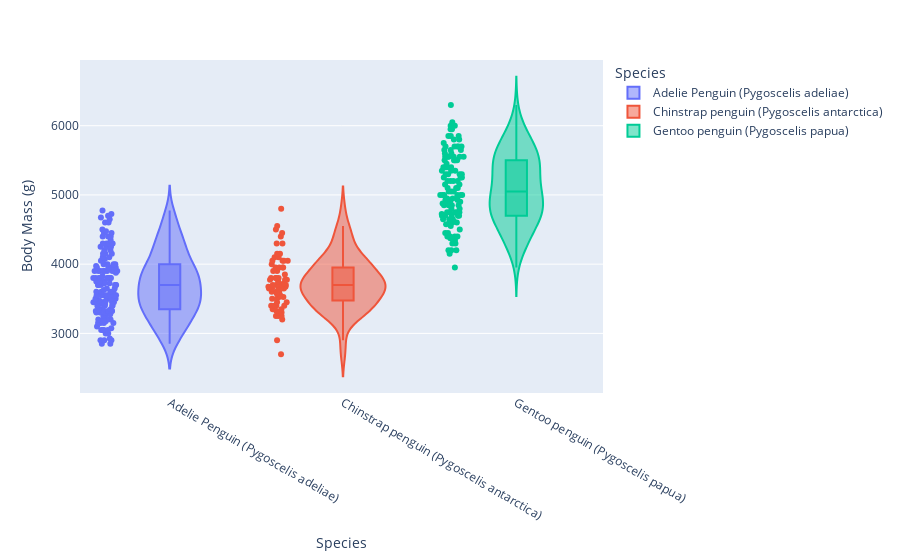

Notebook code cell kept with this figure:
### Markdown cell above
### Species, Body Mass Relationship

### Code cell
fig = px.violin(penguins_clear_nn, x='Species', y='Body Mass (g)', color='Species', points='all', box=True)
fig.show()

### Figure 1 — Plotly figure (JSON) as saved in the notebook; plotly's stock layout.template omitted (floating-point values rounded to 4 significant figures; data arrays with more than 128 entries replaced by an {"elided": "..."} marker saying what was removed)
{"data": [{"alignmentgroup": "True", "box": {"visible": true}, "hovertemplate": "Species=%{x}<br>Body Mass (g)=%{y}<extra></extra>", "legendgroup": "Adelie Penguin (Pygoscelis adeliae)", "marker": {"color": "#636efa"}, "name": "Adelie Penguin (Pygoscelis adeliae)", "offsetgroup": "Adelie Penguin (Pygoscelis adeliae)", "orientation": "v", "points": "all", "scalegroup": "True", "showlegend": true, "type": "violin", "x": {"elided": "146 str values"}, "x0": " ", "xaxis": "x", "y": {"elided": "146 int values"}, "y0": " ", "yaxis": "y"}, {"alignmentgroup": "True", "box": {"visible": true}, "hovertemplate": "Species=%{x}<br>Body Mass (g)=%{y}<extra></extra>", "legendgroup": "Chinstrap penguin (Pygoscelis antarctica)", "marker": {"color": "#EF553B"}, "name": "Chinstrap penguin (Pygoscelis antarctica)", "offsetgroup": "Chinstrap penguin (Pygoscelis antarctica)", "orientation": "v", "points": "all", "scalegroup": "True", "showlegend": true, "type": "violin", "x": ["Chinstrap penguin (Pygoscelis antarctica)", "Chinstrap penguin (Pygoscelis antarctica)", "Chinstrap penguin (Pygoscelis antarctica)", "Chinstrap penguin (Pygoscelis antarctica)", "Chinstrap penguin (Pygoscelis antarctica)", "Chinstrap penguin (Pygoscelis antarctica)", "Chinstrap penguin (Pygoscelis antarctica)", "Chinstrap penguin (Pygoscelis antarctica)", "Chinstrap penguin (Pygoscelis antarctica)", "Chinstrap penguin (Pygoscelis antarctica)", "Chinstrap penguin (Pygoscelis antarctica)", "Chinstrap penguin (Pygoscelis antarctica)", "Chinstrap penguin (Pygoscelis antarctica)", "Chinstrap penguin (Pygoscelis antarctica)", "Chinstrap penguin (Pygoscelis antarctica)", "Chinstrap penguin (Pygoscelis antarctica)", "Chinstrap penguin (Pygoscelis antarctica)", "Chinstrap penguin (Pygoscelis antarctica)", "Chinstrap penguin (Pygoscelis antarctica)", "Chinstrap penguin (Pygoscelis antarctica)", "Chinstrap penguin (Pygoscelis antarctica)", "Chinstrap penguin (Pygoscelis antarctica)", "Chinstrap penguin (Pygoscelis antarctica)", "Chinstrap penguin (Pygoscelis antarctica)", "Chinstrap penguin (Pygoscelis antarctica)", "Chinstrap penguin (Pygoscelis antarctica)", "Chinstrap penguin (Pygoscelis antarctica)", "Chinstrap penguin (Pygoscelis antarctica)", "Chinstrap penguin (Pygoscelis antarctica)", "Chinstrap penguin (Pygoscelis antarctica)", "Chinstrap penguin (Pygoscelis antarctica)", "Chinstrap penguin (Pygoscelis antarctica)", "Chinstrap penguin (Pygoscelis antarctica)", "Chinstrap penguin (Pygoscelis antarctica)", "Chinstrap penguin (Pygoscelis antarctica)", "Chinstrap penguin (Pygoscelis antarctica)", "Chinstrap penguin (Pygoscelis antarctica)", "Chinstrap penguin (Pygoscelis antarctica)", "Chinstrap penguin (Pygoscelis antarctica)", "Chinstrap penguin (Pygoscelis antarctica)", "Chinstrap penguin (Pygoscelis antarctica)", "Chinstrap penguin (Pygoscelis antarctica)", "Chinstrap penguin (Pygoscelis antarctica)", "Chinstrap penguin (Pygoscelis antarctica)", "Chinstrap penguin (Pygoscelis antarctica)", "Chinstrap penguin (Pygoscelis antarctica)", "Chinstrap penguin (Pygoscelis antarctica)", "Chinstrap penguin (Pygoscelis antarctica)", "Chinstrap penguin (Pygoscelis antarctica)", "Chinstrap penguin (Pygoscelis antarctica)", "Chinstrap penguin (Pygoscelis antarctica)", "Chinstrap penguin (Pygoscelis antarctica)", "Chinstrap penguin (Pygoscelis antarctica)", "Chinstrap penguin (Pygoscelis antarctica)", "Chinstrap penguin (Pygoscelis antarctica)", "Chinstrap penguin (Pygoscelis antarctica)", "Chinstrap penguin (Pygoscelis antarctica)", "Chinstrap penguin (Pygoscelis antarctica)", "Chinstrap penguin (Pygoscelis antarctica)", "Chinstrap penguin (Pygoscelis antarctica)", "Chinstrap penguin (Pygoscelis antarctica)", "Chinstrap penguin (Pygoscelis antarctica)", "Chinstrap penguin (Pygoscelis antarctica)", "Chinstrap penguin (Pygoscelis antarctica)", "Chinstrap penguin (Pygoscelis antarctica)", "Chinstrap penguin (Pygoscelis antarctica)", "Chinstrap penguin (Pygoscelis antarctica)", "Chinstrap penguin (Pygoscelis antarctica)"], "x0": " ", "xaxis": "x", "y": [3500, 3900, 3650, 3525, 3725, 3950, 3250, 3750, 4150, 3700, 3800, 3775, 3700, 4050, 3575, 4050, 3300, 3700, 3450, 4400, 3600, 3400, 2900, 3800, 3300, 4150, 3400, 3800, 3700, 4550, 3200, 4300, 3350, 4100, 3600, 3900, 3850, 4800, 2700, 4500, 3950, 3650, 3550, 3500, 3675, 4450, 3400, 4300, 3250, 3675, 3325, 3950, 3600, 4050, 3350, 3450, 3250, 4050, 3800, 3525, 3950, 3650, 3650, 4000, 3400, 3775, 4100, 3775], "y0": " ", "yaxis": "y"}, {"alignmentgroup": "True", "box": {"visible": true}, "hovertemplate": "Species=%{x}<br>Body Mass (g)=%{y}<extra></extra>", "legendgroup": "Gentoo penguin (Pygoscelis papua)", "marker": {"color": "#00cc96"}, "name": "Gentoo penguin (Pygoscelis papua)", "offsetgroup": "Gentoo penguin (Pygoscelis papua)", "orientation": "v", "points": "all", "scalegroup": "True", "showlegend": true, "type": "violin", "x": ["Gentoo penguin (Pygoscelis papua)", "Gentoo penguin (Pygoscelis papua)", "Gentoo penguin (Pygoscelis papua)", "Gentoo penguin (Pygoscelis papua)", "Gentoo penguin (Pygoscelis papua)", "Gentoo penguin (Pygoscelis papua)", "Gentoo penguin (Pygoscelis papua)", "Gentoo penguin (Pygoscelis papua)", "Gentoo penguin (Pygoscelis papua)", "Gentoo penguin (Pygoscelis papua)", "Gentoo penguin (Pygoscelis papua)", "Gentoo penguin (Pygoscelis papua)", "Gentoo penguin (Pygoscelis papua)", "Gentoo penguin (Pygoscelis papua)", "Gentoo penguin (Pygoscelis papua)", "Gentoo penguin (Pygoscelis papua)", "Gentoo penguin (Pygoscelis papua)", "Gentoo penguin (Pygoscelis papua)", "Gentoo penguin (Pygoscelis papua)", "Gentoo penguin (Pygoscelis papua)", "Gentoo penguin (Pygoscelis papua)", "Gentoo penguin (Pygoscelis papua)", "Gentoo penguin (Pygoscelis papua)", "Gentoo penguin (Pygoscelis papua)", "Gentoo penguin (Pygoscelis papua)", "Gentoo penguin (Pygoscelis papua)", "Gentoo penguin (Pygoscelis papua)", "Gentoo penguin (Pygoscelis papua)", "Gentoo penguin (Pygoscelis papua)", "Gentoo penguin (Pygoscelis papua)", "Gentoo penguin (Pygoscelis papua)", "Gentoo penguin (Pygoscelis papua)", "Gentoo penguin (Pygoscelis papua)", "Gentoo penguin (Pygoscelis papua)", "Gentoo penguin (Pygoscelis papua)", "Gentoo penguin (Pygoscelis papua)", "Gentoo penguin (Pygoscelis papua)", "Gentoo penguin (Pygoscelis papua)", "Gentoo penguin (Pygoscelis papua)", "Gentoo penguin (Pygoscelis papua)", "Gentoo penguin (Pygoscelis papua)", "Gentoo penguin (Pygoscelis papua)", "Gentoo penguin (Pygoscelis papua)", "Gentoo penguin (Pygoscelis papua)", "Gentoo penguin (Pygoscelis papua)", "Gentoo penguin (Pygoscelis papua)", "Gentoo penguin (Pygoscelis papua)", "Gentoo penguin (Pygoscelis papua)", "Gentoo penguin (Pygoscelis papua)", "Gentoo penguin (Pygoscelis papua)", "Gentoo penguin (Pygoscelis papua)", "Gentoo penguin (Pygoscelis papua)", "Gentoo penguin (Pygoscelis papua)", "Gentoo penguin (Pygoscelis papua)", "Gentoo penguin (Pygoscelis papua)", "Gentoo penguin (Pygoscelis papua)", "Gentoo penguin (Pygoscelis papua)", "Gentoo penguin (Pygoscelis papua)", "Gentoo penguin (Pygoscelis papua)", "Gentoo penguin (Pygoscelis papua)", "Gentoo penguin (Pygoscelis papua)", "Gentoo penguin (Pygoscelis papua)", "Gentoo penguin (Pygoscelis papua)", "Gentoo penguin (Pygoscelis papua)", "Gentoo penguin (Pygoscelis papua)", "Gentoo penguin (Pygoscelis papua)", "Gentoo penguin (Pygoscelis papua)", "Gentoo penguin (Pygoscelis papua)", "Gentoo penguin (Pygoscelis papua)", "Gentoo penguin (Pygoscelis papua)", "Gentoo penguin (Pygoscelis papua)", "Gentoo penguin (Pygoscelis papua)", "Gentoo penguin (Pygoscelis papua)", "Gentoo penguin (Pygoscelis papua)", "Gentoo penguin (Pygoscelis papua)", "Gentoo penguin (Pygoscelis papua)", "Gentoo penguin (Pygoscelis papua)", "Gentoo penguin (Pygoscelis papua)", "Gentoo penguin (Pygoscelis papua)", "Gentoo penguin (Pygoscelis papua)", "Gentoo penguin (Pygoscelis papua)", "Gentoo penguin (Pygoscelis papua)", "Gentoo penguin (Pygoscelis papua)", "Gentoo penguin (Pygoscelis papua)", "Gentoo penguin (Pygoscelis papua)", "Gentoo penguin (Pygoscelis papua)", "Gentoo penguin (Pygoscelis papua)", "Gentoo penguin (Pygoscelis papua)", "Gentoo penguin (Pygoscelis papua)", "Gentoo penguin (Pygoscelis papua)", "Gentoo penguin (Pygoscelis papua)", "Gentoo penguin (Pygoscelis papua)", "Gentoo penguin (Pygoscelis papua)", "Gentoo penguin (Pygoscelis papua)", "Gentoo penguin (Pygoscelis papua)", "Gentoo penguin (Pygoscelis papua)", "Gentoo penguin (Pygoscelis papua)", "Gentoo penguin (Pygoscelis papua)", "Gentoo penguin (Pygoscelis papua)", "Gentoo penguin (Pygoscelis papua)", "Gentoo penguin (Pygoscelis papua)", "Gentoo penguin (Pygoscelis papua)", "Gentoo penguin (Pygoscelis papua)", "Gentoo penguin (Pygoscelis papua)", "Gentoo penguin (Pygoscelis papua)", "Gentoo penguin (Pygoscelis papua)", "Gentoo penguin (Pygoscelis papua)", "Gentoo penguin (Pygoscelis papua)", "Gentoo penguin (Pygoscelis papua)", "Gentoo penguin (Pygoscelis papua)", "Gentoo penguin (Pygoscelis papua)", "Gentoo penguin (Pygoscelis papua)", "Gentoo penguin (Pygoscelis papua)", "Gentoo penguin (Pygoscelis papua)", "Gentoo penguin (Pygoscelis papua)", "Gentoo penguin (Pygoscelis papua)", "Gentoo penguin (Pygoscelis papua)", "Gentoo penguin (Pygoscelis papua)", "Gentoo penguin (Pygoscelis papua)"], "x0": " ", "xaxis": "x", "y": [4500, 5700, 4450, 5700, 5400, 4550, 4800, 5200, 4400, 5150, 4650, 5550, 4650, 5850, 4200, 5850, 4150, 6300, 4800, 5350, 5700, 5000, 4400, 5050, 5000, 5100, 5650, 4600, 5550, 5250, 4700, 5050, 6050, 5150, 5400, 4950, 5250, 4350, 5350, 3950, 5700, 4300, 4750, 5550, 4900, 4200, 5400, 5100, 5300, 4850, 5300, 4400, 5000, 4900, 5050, 4300, 5000, 4450, 5550, 4200, 5300, 4400, 5650, 4700, 5700, 5800, 4700, 5550, 4750, 5000, 5100, 5200, 4700, 5800, 4600, 6000, 4750, 5950, 4625, 5450, 4725, 5350, 4750, 5600, 4600, 5300, 4875, 5550, 4950, 5400, 4750, 5650, 4850, 5200, 4925, 4875, 4625, 5250, 4850, 5600, 4975, 5500, 5500, 4700, 5500, 4575, 5500, 5000, 5950, 4650, 5500, 4375, 5850, 6000, 4925, 4850, 5750, 5200, 5400], "y0": " ", "yaxis": "y"}], "layout": {"legend": {"title": {"text": "Species"}, "tracegroupgap": 0}, "margin": {"t": 60}, "violinmode": "overlay", "xaxis": {"anchor": "y", "categoryarray": ["Adelie Penguin (Pygoscelis adeliae)", "Chinstrap penguin (Pygoscelis antarctica)", "Gentoo penguin (Pygoscelis papua)"], "categoryorder": "array", "domain": [0, 1], "title": {"text": "Species"}}, "yaxis": {"anchor": "x", "domain": [0, 1], "title": {"text": "Body Mass (g)"}}}}
